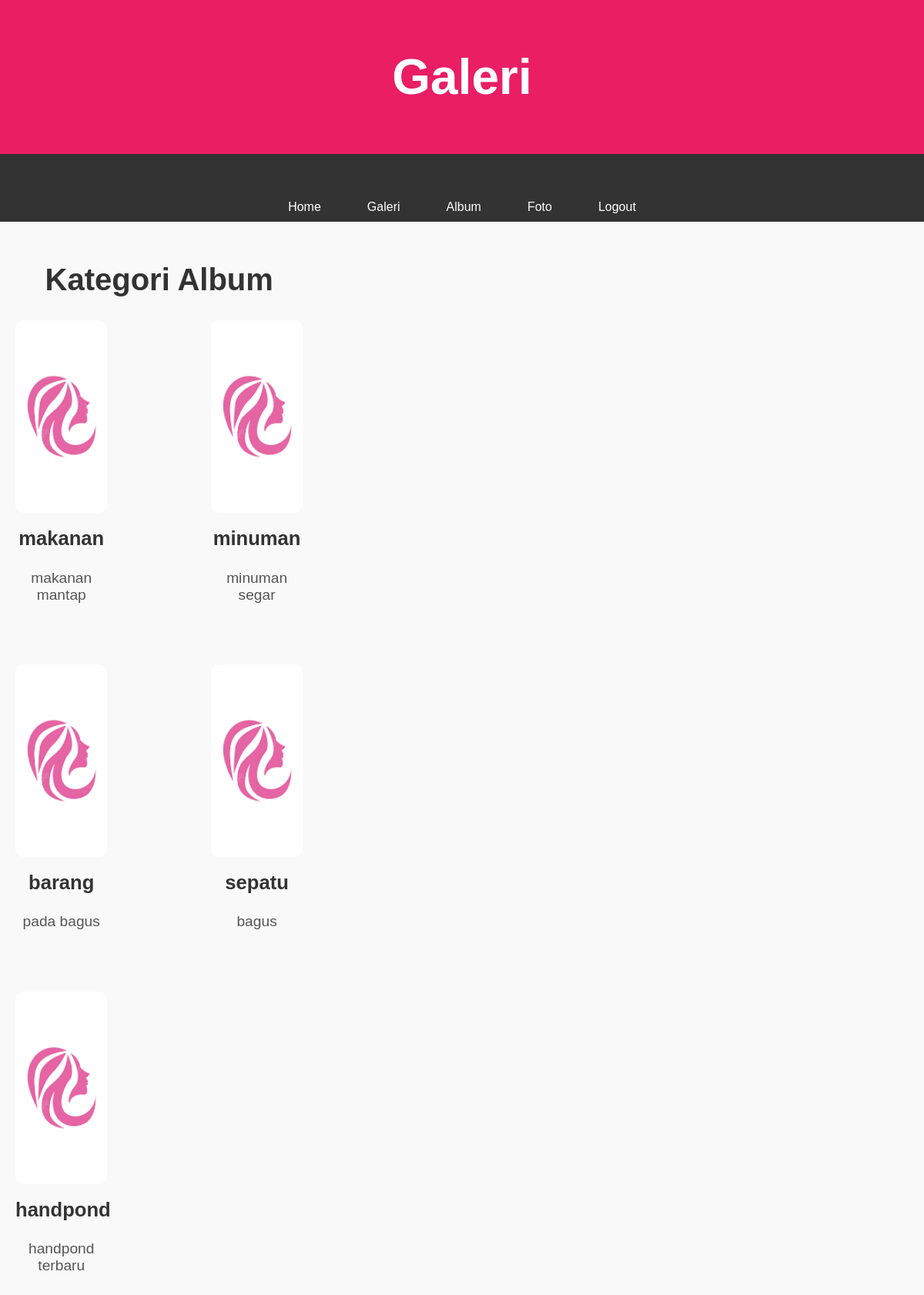
The app's page /index.php (signed in) with its own data.
### tables this page shows
CREATE TABLE `album` (
  `albumid` int(11) NOT NULL,
  `namaalbum` varchar(225) DEFAULT NULL,
  `deskripsi` text DEFAULT NULL,
  `tanggal` date DEFAULT NULL,
  `userid` int(11) DEFAULT NULL
);

### index.php (the view, shortened to what this page needs)
<!DOCTYPE html>
<html lang="en">
<head>
    <link href="css/styl.css" rel="stylesheet">
</head>
<body>
    <header>
        <h1>Galeri</h1>
    </header>
    <nav>
        <?php
        if(!isset($_SESSION['userid'])){
        ?>
        <?php
        } else {
        ?>
        <p>Selamat datang, <b><?=$_SESSION['namalengkap']?></b></p>
        <ul class="menu">
            <li><a href="index.php">Home</a></li>
            <li><a href="allgaleri.php">Galeri</a></li>
            <li><a href="album.php">Album</a></li>
            <li><a href="foto.php">Foto</a></li>
            <li><a href="logout.php">Logout</a></li>
        </ul>
        <?php
        }
        ?>
    </nav>
    <div class="gallery-container">
        <?php
        if (isset($_SESSION['userid'])) {
        ?>
        <div class="section">
            <div class="container">
                <center>
                    <h2 class="section-title">Kategori Album</h2>
                </center>
                <link href="css/ly.css" rel="stylesheet">
                <div class="category-container">
                    <?php
                    include "koneksi.php";
                    $sql = mysqli_query($conn, "SELECT * FROM album, user WHERE album.userid = user.userid");
                    if (mysqli_num_rows($sql) > 0) {
                        while ($data = mysqli_fetch_array($sql)) {
                    ?>
                    <div class="category-item">
                        <a href="galeri.php?kat=<?php echo $data['albumid'] ?>" class="category-link">
                            <img src="gambar/galeri.png" alt="<?php echo $data['namaalbum'] ?>" class="category-icon">
                            <p class="category-name"><?php echo $data['namaalbum'] ?></p>
                            <p class="category-description"><?php echo $data['deskripsi'] ?></p>
                        </a>
                    </div>
                    <?php
                        }
                    } else {
                    ?>
                        <p class="no-data">Belum ada Album</p>
                    <?php
                    }
                    ?>
                </div>
            </div>
        </div>
        <?php
        }
        ?>
    </div>
</body>
</html>

### css/styl.css (style rules this page uses)
body { font-family: 'Arial', sans-serif; background-color: #f9f9f9; margin: 0; padding: 0; color: #333; }
header { background-color: #e91e63; color: white; padding: 20px 0; text-align: center; font-size: 2rem; }
nav { background-color: #333; padding: 10px; }
.menu { list-style: none; display: flex; justify-content: center; gap: 20px; margin: 0; padding: 0; }
.menu li { display: inline-block; }
.menu li a { color: white; text-decoration: none; padding: 10px 20px; border-radius: 5px; transition: background-color 0.3s ease; }
.gallery-container { display: grid; grid-template-columns: repeat(auto-fill, minmax(300px, 1fr)); gap: 20px; padding: 20px; justify-items: center; max-width: 1200px; margin: 0 auto; }

### css/ly.css (style rules this page uses)
.container { max-width: 1200px; margin: 0 auto; }
.section-title { font-size: 2.5rem; margin-bottom: 30px; text-align: center; }
.category-container { display: flex; flex-wrap: wrap; justify-content: space-between; gap: 30px; }
.category-item { width: 32%; margin-bottom: 30px; box-sizing: border-box; text-align: center; }
.category-item img { width: 100%; height: 250px; object-fit: cover; border-radius: 10px; }
.category-name { font-size: 1.6rem; margin-top: 15px; font-weight: bold; color: #333; }
.category-description { font-size: 1.2rem; color: #555; margin-top: 10px; }
.category-link { text-decoration: none; color: inherit; }

### records on screen
album: namaalbum "makanan", deskripsi "makanan mantap"
album: namaalbum "minuman", deskripsi "minuman segar"
album: namaalbum "barang", deskripsi "pada bagus"
album: namaalbum "sepatu", deskripsi "bagus"
album: namaalbum "handpond", deskripsi "handpond terbaru"
